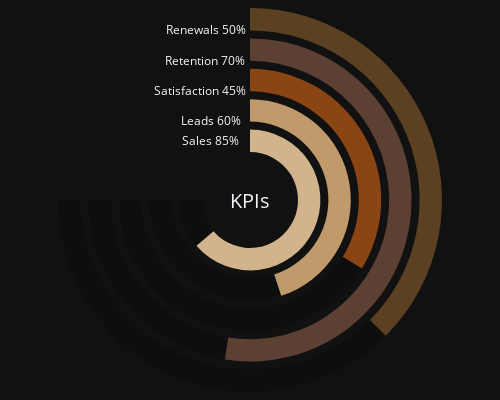

This figure's notebook cell:
### Markdown cell above
### 📦 Multilevel Circular Progress Bar – Visualizing Multiple KPIs in a Compact Circular Format

The **Multilevel Circular Progress Bar** is an effective way to display several key performance indicators (KPIs) simultaneously within concentric circular bars.  
Each ring represents a different KPI with its own progress value, allowing for:

- Quick comparison of **multiple metrics** in a single view  
- Clear visual tracking of **progress toward targets**  
- Compact design ideal for **dashboards** and **summary reports**  

This chart is especially useful when you want a **clean, intuitive overview** of several related performance measures without cluttering your space with multiple individual gauges or bars.

### Code cell
import plotly.graph_objects as go
import math


def pad_text(text, length):
    return " " * (length - len(text)) + text

kpis = [
    {'name': 'Sales', 'value': 85, 'color': '#d2b48c'},    
    {'name': 'Leads', 'value': 60, 'color': '#c19a6b'},     
    {'name': 'Satisfaction', 'value': 45, 'color': '#8b4513'},  
    {'name': 'Retention', 'value': 70, 'color': '#5c4033'},
    {'name': 'Renewals', 'value': 50, 'color': '#5c4022'}  
]

fig = go.Figure()
max_arc = 270
rotation_start = 0
direction = 'clockwise'
bg_gray = 'rgba(0,0,0,0.2)'
invisible_color = 'rgba(0,0,0,0)'
center_space = 0.12    
gap = 0.02               
num_kpis = len(kpis)
max_total_thickness = 0.5 - center_space  
total_gap_space = num_kpis * gap
thickness = (max_total_thickness - total_gap_space) / num_kpis


if thickness < 0:
    raise ValueError("Not enough radial space for the number of KPIs. Reduce gaps or center_space.")

texts = [f"{kpi['name']} {kpi['value']}%" for kpi in kpis]
max_len = max(len(t) for t in texts)

for i, kpi in enumerate(kpis):
    r_inner = center_space + i * (thickness + gap)
    r_outer = r_inner + thickness
    hole_frac = r_inner / r_outer
    progress_deg = kpi['value'] * max_arc / 100.0
    remaining_deg = max_arc - progress_deg
    invisible_deg = 360 - max_arc
    values = [progress_deg, remaining_deg, invisible_deg]
    domain_box = {
        'x': [0.5 - r_outer, 0.5 + r_outer],
        'y': [0.5 - r_outer, 0.5 + r_outer]
    }
    fig.add_trace(go.Pie(
        values=values,
        labels=['', '', ''],
        hole=hole_frac,
        marker_colors=[kpi['color'], bg_gray, invisible_color],
        direction=direction,
        rotation=rotation_start,
        sort=False,
        textinfo='none',
        hoverinfo='skip',
        showlegend=False,
        domain=domain_box
    ))
    ann_radius = r_inner + thickness / 2
    ann_y = 0.5 + ann_radius
    padded_text = pad_text(texts[i], max_len)
    fig.add_annotation(
        x=0.4,
        y=ann_y,
        xref='paper',
        yref='paper',
        text=padded_text,
        showarrow=False,
        align='left',
        font=dict(size=12)  
    )

fig.add_annotation(
    x=0.5, y=0.5,
    xref='paper', yref='paper',
    text="KPIs",
    showarrow=False,
    font=dict(size=20),
    align="center"
)

fig.update_layout(
    height=400, width=500,
    margin=dict(t=0, b=0, l=0, r=0),
    template="plotly_dark"
)

fig.show()

### Figure 1 — Plotly figure (JSON) as saved in the notebook; plotly's stock layout.template omitted (floating-point values rounded to 4 significant figures)
{"data": [{"direction": "clockwise", "domain": {"x": [0.324, 0.676], "y": [0.324, 0.676]}, "hole": 0.6818, "hoverinfo": "skip", "labels": ["", "", ""], "marker": {"colors": ["#d2b48c", "rgba(0,0,0,0.2)", "rgba(0,0,0,0)"]}, "rotation": 0, "showlegend": false, "sort": false, "textinfo": "none", "type": "pie", "values": [229.5, 40.5, 90]}, {"direction": "clockwise", "domain": {"x": [0.248, 0.752], "y": [0.248, 0.752]}, "hole": 0.7778, "hoverinfo": "skip", "labels": ["", "", ""], "marker": {"colors": ["#c19a6b", "rgba(0,0,0,0.2)", "rgba(0,0,0,0)"]}, "rotation": 0, "showlegend": false, "sort": false, "textinfo": "none", "type": "pie", "values": [162, 108, 90]}, {"direction": "clockwise", "domain": {"x": [0.172, 0.828], "y": [0.172, 0.828]}, "hole": 0.8293, "hoverinfo": "skip", "labels": ["", "", ""], "marker": {"colors": ["#8b4513", "rgba(0,0,0,0.2)", "rgba(0,0,0,0)"]}, "rotation": 0, "showlegend": false, "sort": false, "textinfo": "none", "type": "pie", "values": [121.5, 148.5, 90]}, {"direction": "clockwise", "domain": {"x": [0.096, 0.904], "y": [0.096, 0.904]}, "hole": 0.8614, "hoverinfo": "skip", "labels": ["", "", ""], "marker": {"colors": ["#5c4033", "rgba(0,0,0,0.2)", "rgba(0,0,0,0)"]}, "rotation": 0, "showlegend": false, "sort": false, "textinfo": "none", "type": "pie", "values": [189, 81, 90]}, {"direction": "clockwise", "domain": {"x": [0.02, 0.98], "y": [0.02, 0.98]}, "hole": 0.8833, "hoverinfo": "skip", "labels": ["", "", ""], "marker": {"colors": ["#5c4022", "rgba(0,0,0,0.2)", "rgba(0,0,0,0)"]}, "rotation": 0, "showlegend": false, "sort": false, "textinfo": "none", "type": "pie", "values": [135, 135, 90]}], "layout": {"annotations": [{"align": "left", "font": {"size": 12}, "showarrow": false, "text": "       Sales 85%", "x": 0.4, "xref": "paper", "y": 0.648, "yref": "paper"}, {"align": "left", "font": {"size": 12}, "showarrow": false, "text": "       Leads 60%", "x": 0.4, "xref": "paper", "y": 0.724, "yref": "paper"}, {"align": "left", "font": {"size": 12}, "showarrow": false, "text": "Satisfaction 45%", "x": 0.4, "xref": "paper", "y": 0.8, "yref": "paper"}, {"align": "left", "font": {"size": 12}, "showarrow": false, "text": "   Retention 70%", "x": 0.4, "xref": "paper", "y": 0.876, "yref": "paper"}, {"align": "left", "font": {"size": 12}, "showarrow": false, "text": "    Renewals 50%", "x": 0.4, "xref": "paper", "y": 0.952, "yref": "paper"}, {"align": "center", "font": {"size": 20}, "showarrow": false, "text": "KPIs", "x": 0.5, "xref": "paper", "y": 0.5, "yref": "paper"}], "height": 400, "margin": {"b": 0, "l": 0, "r": 0, "t": 0}, "width": 500}}
